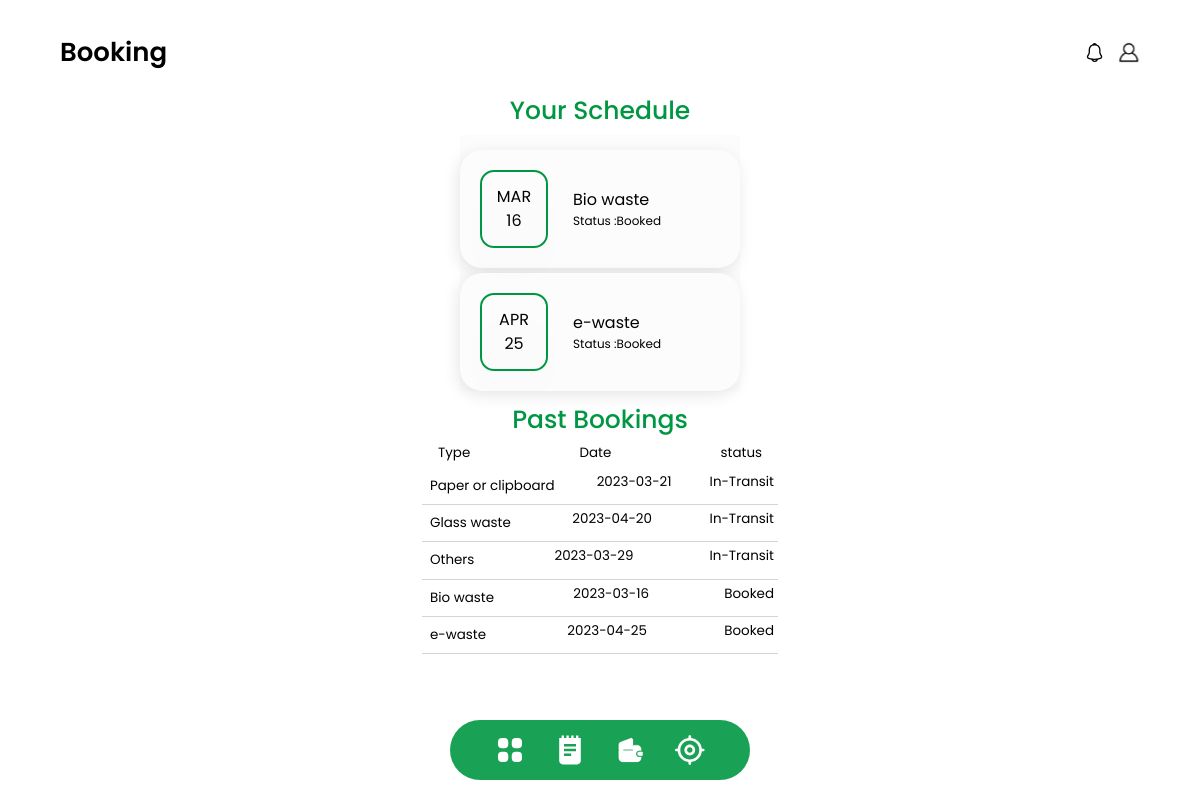
/booking/ (signed in), run on the app's committed database.
### wrap/models.py (models this page shows, shortened)
class Booking(models.Model):
    book_id=  models.AutoField(primary_key=True)
    email = models.EmailField()
    uid = models.IntegerField()
    name = models.CharField(max_length=20,default='null')
    wastetype = models.CharField(max_length=20)
    date = models.DateField(settings.DATE_FORMAT)
    typeaddress = models.CharField(max_length=100)
    booking_address = models.CharField(max_length=100,default='null')
    booking_status = models.CharField(max_length=20)

### wrap/views.py (the view)
# urls.py: path("booking/",booking,name='booking'),
def booking(request):
    if 'uname' in request.session:
        data = {'name':request.session.get('uname')}
        name = request.session.get('uname')
        email = request.session.get('email')
        bookings = Booking.objects.all()
        print(email,name)
        users  = User.objects.get(name=request.session['uname'])
        bookings = Booking.objects.all() # Get all Booking objects from the database
        booking_data = []
        count=0
        for booking in bookings:
            if booking.email == users.email:
                if booking.booking_status == 'Booked' and count==0:
                    count=1
                booking_data.append({'name': booking.name, 'email': booking.email, 'uid': booking.uid,'wastetype':booking.wastetype,'date':str(booking.date),'date1':str(booking.date)[8:10],'month':month[int(str(booking.date)[5:7])-1],'booking_status':booking.booking_status,'count':count})
        return render(request,'users/booking.html',{'bookings': booking_data})
    else:
        data = {'status':'You need to login first'}
        return render(request,'signin.html',context=data)

### wrap/templates/users/booking.html (shortened to what this page needs)
{% extends 'base.html' %} {% block style %}
<link rel="stylesheet" href="../../static/css/bookingss.css" />
{% endblock %} {% block title %} Booking{% endblock %} {% block content %}
<div class="booking">
  <h2 class="heading-bookings">Your Schedule</h2>
  <div class="your-schedule">
    {% for booking in bookings %}  {% if booking.booking_status == "Booked" %}
    <div
      style="
        height: fit-content;
        display: flex;
        background: #fcfcfc;
        box-shadow: -2px 4px 16px rgba(0, 0, 0, 0.1);
        border-radius: 22px;
        padding: 20px 20px;
        justify-content: left;
        width: 70%;
        gap: 25px;
        min-width: 280px;
      "
    >
      <div class="your-schedule-left">
        <h4>{{ booking.month}}</h4>
        <h3>{{ booking.date1}}</h3>
      </div>
      <div class="your-schedule-right">
        <h3>{{booking.wastetype}}</h3>
        <p>Status :{{booking.booking_status}}</p>
      </div>
    </div>
    {% endif %} {% endfor %}
  </div>
  <div class="past-booking">
    <h2 class="heading-bookings">Past Bookings</h2>
    <table class="">
      <thead>
        <tr class="past-booking-table-head">
          <th class="pl-4">Type</th>
          <th>Date</th>
          <th class="pr-4">status</th>
        </tr>
      </thead>
      <tbody class="">
        {% for booking in bookings %}
        <tr class="border-b border-gray-300 text-center">
          <td class="p-2 text-center">{{booking.wastetype}}</td>
          <td class="p-1 text-center">{{booking.date}}</td>
          <td class="p-1 text-center">{{booking.booking_status}}</td>
        </tr>
        {% endfor %}
      </tbody>
    </table>
  </div>
</div>
{% endblock %}

### wrap/templates/base.html (shortened to what this page needs)
<!DOCTYPE html>
<html lang="en">
  <head>
    {% block style %} {% endblock %}
    <script src="https://cdn.tailwindcss.com"></script>
    <link rel="stylesheet" href="../static/css/base.css" />
  </head>
  <body>
    <div class="header-nav-bar">
      <div style="left: 5%; position: fixed">
        <h1 style="font-size :26px;font-weight: 600;">{% block title %} {% endblock %}</h1>
      </div>
      <div style="right: 5%; position: fixed;display: flex;gap:12px;">
        <a href="{% url 'notification' %}"><img src="../../static/images/notification.svg" alt="" /></a>
        <a href="{% url 'profile' %}"
          ><img src="../static/images/profile icon.svg" alt=""
        /></a>
      </div>
    </div>
    <div class="body-content" style="padding-top: 10px;">{% block content %} {% endblock %}</div>
    <div
      style="
        position: fixed;
        bottom: 2.5%;
        width: fit-content;
        left: auto;
        right: auto;
      "
    >
      <div class="navigation-bar">
        <a href="{% url 'dashboard' %}"
          ><img class="nav-images" src="../static/images/dashboard.svg" alt=""
        /></a>
        <a href="{% url 'booking' %}"
          ><img class="nav-images" src="../static/images/booking.svg" alt=""
        /></a>
        <a href="{% url 'rewards' %}"
          ><img class="nav-images" src="../static/images/rewards.svg" alt=""
        /></a>
        <a href="{% url 'track' %}"
          ><img class="nav-images" src="../static/images/track.svg" alt=""
        /></a>
      </div>
    </div>
  </body>
</html>

### wrap/static/css/bookingss.css (style rules this page uses)
.booking { padding: 10px 5px; display: flex; flex-direction: column; align-items: center; gap: 5px; }
.heading-bookings { font-weight: 500; font-size: 25px; color: #009743; }
h3 { font-weight: 600; font-size: 20px; }
.your-schedule { height: fit-content; display: flex; flex-direction: column; background: #fcfcfc; gap: 5px; min-width: 270px; }
.your-schedule-left { width: 68px; height: 78px; border: 2px solid #009743; filter: drop-shadow(0px 28px 71px rgba(0, 0, 0, 0.1)); border-radius: 14px; display: flex; justify-content: center; flex-direction: column; align-items: center; }
.your-schedule-right { display: flex; justify-content: center; flex-direction: column; }
.your-schedule-right > p { font-size: 12px; }
.past-booking { margin-top: 5px; display: flex; flex-direction: column; align-items: center; }
.past-booking-table-head { display: flex; justify-content: space-between; }
tbody { overflow: scroll; overflow-x: hidden; height: 25rem; display: flex; flex-direction: column; min-width: 250px; }
thead > tr { display: flex; gap: 32px; justify-content: center; }
tbody > tr { display: flex; gap: 30px; justify-content: space-between; }
th { padding: 5px; font-weight: 400; font-size: 13.4353px; }
td { padding: 0px 12px; font-weight: 400; font-size: 13.4353px; }

### wrap/static/css/base.css (style rules this page uses)
* { margin: 0px; font-family: "Poppins"; padding: 0; }
body { display: flex; flex-direction: column; place-items: center; height: 100vh; width: 100vw; position: fixed; }
.header-nav-bar { display: flex; align-items: center; width: 100%; top: 4%; padding-top: 20px; position: fixed; }
.body-content { width: auto; height: 78%; position: fixed; bottom: 13%; left: 0; right: 0; margin: auto; }
a > img { cursor: pointer; }
.navigation-bar { background: rgba(0, 151, 67, 0.9); height: 60px; padding: 0px 25px; width: 300px; border-radius: 56px; display: flex; align-items: center; justify-content: center; gap: 30px; }
.nav-images { width: 30px; height: 30px; }

### data on the page
Booking: wastetype "Bio waste", booking_status "Booked", wastetype "Bio waste", booking_status "Booked"
Booking: wastetype "e-waste", booking_status "Booked", wastetype "e-waste", booking_status "Booked"
Booking: wastetype "Paper or clipboard", booking_status "In-Transit"
Booking: wastetype "Glass waste", booking_status "In-Transit"
Booking: wastetype "Others", booking_status "In-Transit"

### other printed values
{{ booking.month }} "MAR" "APR"
{{ booking.date1 }} "16" "25"
{{ booking.date }} "2023-03-21" "2023-04-20" "2023-03-29" "2023-03-16" "2023-04-25"
